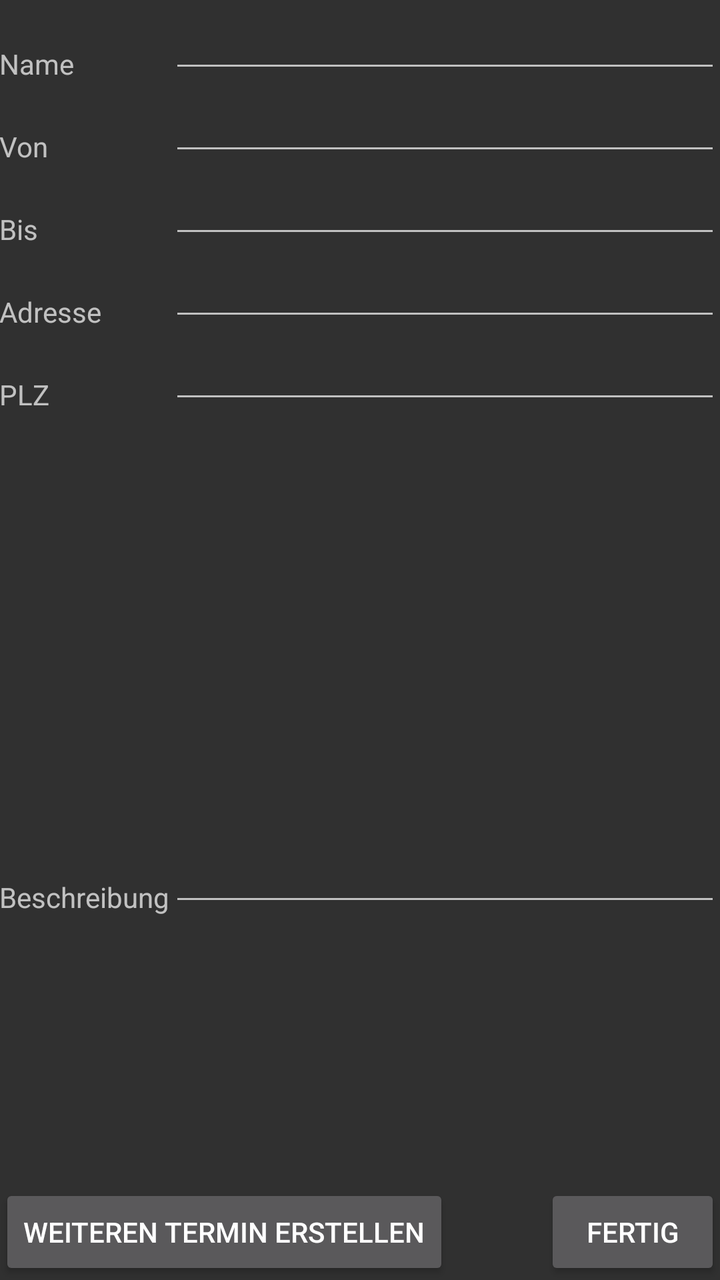
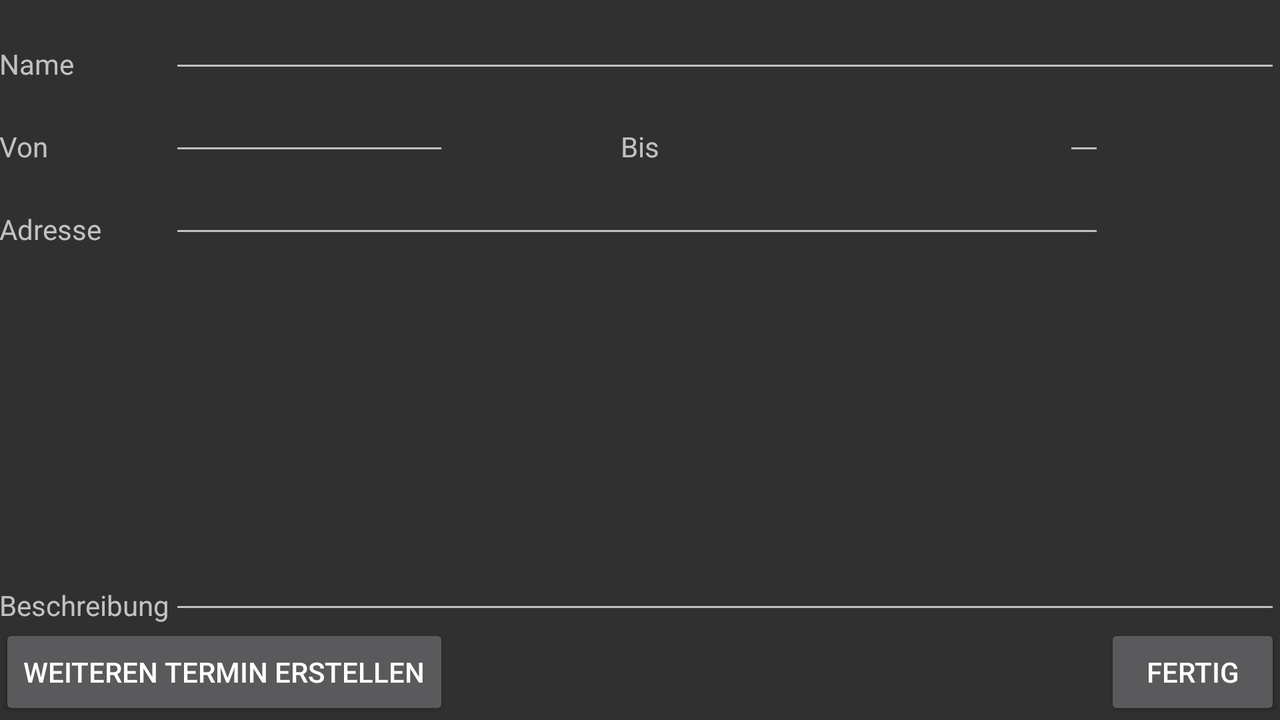

Compare how this app lays out the same screen by default and in its alternative resource folder. The renders come first, then the two layout files and the values they reference.
<!-- AndroidManifest.xml: application theme AppTheme -->
<!-- res/layout/activity_create_session.xml -->
<RelativeLayout xmlns:android="http://schemas.android.com/apk/res/android"
    xmlns:tools="http://schemas.android.com/tools" android:layout_width="match_parent"
    android:layout_height="match_parent" android:paddingLeft="@dimen/activity_horizontal_margin"
    android:paddingRight="@dimen/activity_horizontal_margin"
    android:paddingTop="@dimen/activity_vertical_margin"
    android:paddingBottom="@dimen/activity_vertical_margin"
    tools:context="com.se1.gruppe2.projecto.CreateSession">

    <Button
        android:layout_width="wrap_content"
        android:layout_height="wrap_content"
        android:text="Fertig"
        android:id="@+id/btnSaveEvent"
        android:layout_alignParentBottom="true"
        android:layout_alignParentRight="true"
        android:layout_alignParentEnd="true"
        android:onClick="onClick"/> />

    <EditText
        android:layout_width="wrap_content"
        android:layout_height="wrap_content"
        android:id="@+id/txtName"
        android:layout_alignRight="@+id/btnSaveEvent"
        android:layout_alignEnd="@+id/btnSaveEvent"
        android:inputType="none"
        android:layout_alignParentTop="true"
        android:layout_toRightOf="@+id/textView4"
        android:layout_toEndOf="@+id/textView4" />

    <EditText
        android:layout_width="wrap_content"
        android:layout_height="wrap_content"
        android:id="@+id/txtStartDate"
        android:layout_alignParentRight="true"
        android:layout_alignParentEnd="true"
        android:inputType="time"
        android:layout_below="@+id/txtName"
        android:layout_alignLeft="@+id/txtName"
        android:layout_alignStart="@+id/txtName" />

    <EditText
        android:layout_width="wrap_content"
        android:layout_height="wrap_content"
        android:id="@+id/txtEndDate"
        android:layout_alignParentRight="true"
        android:layout_alignParentEnd="true"
        android:layout_below="@+id/txtStartDate"
        android:layout_alignLeft="@+id/txtStartDate"
        android:layout_alignStart="@+id/txtStartDate"
        android:inputType="time" />

    <EditText
        android:layout_width="wrap_content"
        android:layout_height="wrap_content"
        android:id="@+id/txtDescription"
        android:inputType="textMultiLine|none"
        android:layout_toRightOf="@+id/textView4"
        android:layout_alignBottom="@+id/textView4"
        android:layout_alignRight="@+id/txtPLZ"
        android:layout_alignEnd="@+id/txtPLZ" />

    <TextView
        android:layout_width="wrap_content"
        android:layout_height="wrap_content"
        android:text="Beschreibung"
        android:id="@+id/textView4"
        android:layout_above="@+id/btnNew"
        android:layout_alignParentLeft="true"
        android:layout_alignParentStart="true"
        android:layout_marginBottom="134dp" />

    <EditText
        android:layout_width="wrap_content"
        android:layout_height="wrap_content"
        android:id="@+id/txtAdress"
        android:layout_alignRight="@+id/txtEndDate"
        android:layout_alignEnd="@+id/txtEndDate"
        android:layout_toLeftOf="@+id/txtStartDate"
        android:layout_below="@+id/txtEndDate"
        android:layout_alignLeft="@+id/txtEndDate"
        android:layout_alignStart="@+id/txtEndDate"
        android:inputType="text" />

    <EditText
        android:layout_width="wrap_content"
        android:layout_height="wrap_content"
        android:id="@+id/txtPLZ"
        android:inputType="number|date"
        android:layout_below="@+id/txtAdress"
        android:layout_alignParentRight="true"
        android:layout_alignParentEnd="true"
        android:layout_alignLeft="@+id/txtAdress"
        android:layout_alignStart="@+id/txtAdress" />

    <Button
        android:layout_width="wrap_content"
        android:layout_height="wrap_content"
        android:text="Weiteren Termin erstellen"
        android:id="@+id/btnNew"
        android:layout_alignParentBottom="true"
        android:layout_alignParentLeft="true"
        android:layout_alignParentStart="true"
        android:onClick="onClick"/>/>

    <TextView
        android:layout_width="wrap_content"
        android:layout_height="wrap_content"
        android:text="PLZ"
        android:id="@+id/textView"
        android:layout_alignBottom="@+id/txtPLZ"
        android:layout_alignParentLeft="true"
        android:layout_alignParentStart="true" />

    <TextView
        android:layout_width="wrap_content"
        android:layout_height="wrap_content"
        android:text="Adresse"
        android:id="@+id/textView3"
        android:layout_alignBottom="@+id/txtAdress"
        android:layout_alignParentLeft="true"
        android:layout_alignParentStart="true" />

    <TextView
        android:layout_width="wrap_content"
        android:layout_height="wrap_content"
        android:text="Bis"
        android:id="@+id/textView5"
        android:layout_alignBottom="@+id/txtEndDate"
        android:layout_alignParentLeft="true"
        android:layout_alignParentStart="true" />

    <TextView
        android:layout_width="wrap_content"
        android:layout_height="wrap_content"
        android:text="Von"
        android:id="@+id/textView6"
        android:layout_above="@+id/txtEndDate"
        android:layout_alignParentLeft="true"
        android:layout_alignParentStart="true" />

    <TextView
        android:layout_width="wrap_content"
        android:layout_height="wrap_content"
        android:text="Name"
        android:id="@+id/textView7"
        android:layout_alignBottom="@+id/txtName"
        android:layout_alignParentLeft="true"
        android:layout_alignParentStart="true" />

</RelativeLayout>
<!-- resources referenced by this layout -->
<resources>
  <style name="AppTheme" parent="Base.Theme.AppCompat">
      </style>
</resources>
<!-- res/layout-land/activity_create_session.xml (the repository's variant of the layout above) -->
<!-- drawn on the phone turned sideways -->
<RelativeLayout xmlns:android="http://schemas.android.com/apk/res/android"
    xmlns:tools="http://schemas.android.com/tools" android:layout_width="match_parent"
    android:layout_height="match_parent" android:paddingLeft="@dimen/activity_horizontal_margin"
    android:paddingRight="@dimen/activity_horizontal_margin"
    android:paddingTop="@dimen/activity_vertical_margin"
    android:paddingBottom="@dimen/activity_vertical_margin"
    tools:context="com.gruppe2.Client.Activity.CreateSession">
    <Button
        android:layout_width="wrap_content"
        android:layout_height="wrap_content"
        android:text="Fertig"
        android:id="@+id/btnSaveEvent"
        android:layout_alignParentBottom="true"
        android:layout_alignParentRight="true"
        android:layout_alignParentEnd="true"
        android:onClick="onClick"/> />

    <EditText
        android:layout_width="wrap_content"
        android:layout_height="wrap_content"
        android:id="@+id/txtName"
        android:layout_alignRight="@+id/btnSaveEvent"
        android:layout_alignEnd="@+id/btnSaveEvent"
        android:inputType="none"
        android:layout_alignParentTop="true"
        android:layout_toRightOf="@+id/textView4"
        android:layout_toEndOf="@+id/textView4" />

    <EditText
        android:layout_width="wrap_content"
        android:layout_height="wrap_content"
        android:id="@+id/txtStartDate"
        android:inputType="time"
        android:layout_below="@+id/txtName"
        android:layout_toRightOf="@+id/textView5"
        android:layout_marginLeft="42dp"
        android:layout_marginStart="42dp"
        android:layout_toLeftOf="@+id/txtPLZ"
        android:layout_toStartOf="@+id/txtPLZ" />

    <EditText
        android:layout_width="wrap_content"
        android:layout_height="wrap_content"
        android:id="@+id/txtEndDate"
        android:inputType="time"
        android:layout_below="@+id/txtName"
        android:layout_alignRight="@+id/btnNew"
        android:layout_alignEnd="@+id/btnNew"
        android:layout_toEndOf="@+id/textView3"
        android:layout_alignLeft="@+id/txtName"
        android:layout_alignStart="@+id/txtName" />

    <EditText
        android:layout_width="wrap_content"
        android:layout_height="wrap_content"
        android:id="@+id/txtDescription"
        android:inputType="textMultiLine|none"
        android:layout_above="@+id/btnSaveEvent"
        android:layout_alignParentRight="true"
        android:layout_alignParentEnd="true"
        android:layout_toEndOf="@+id/btnNew"
        android:layout_below="@+id/txtAdress"
        android:layout_alignLeft="@+id/txtAdress"
        android:layout_alignStart="@+id/txtAdress" />

    <TextView
        android:layout_width="wrap_content"
        android:layout_height="wrap_content"
        android:text="Beschreibung"
        android:id="@+id/textView4"
        android:layout_above="@+id/btnNew"
        android:layout_alignParentLeft="true"
        android:layout_alignParentStart="true" />

    <EditText
        android:layout_width="wrap_content"
        android:layout_height="wrap_content"
        android:id="@+id/txtAdress"
        android:layout_below="@+id/txtEndDate"
        android:layout_alignLeft="@+id/txtEndDate"
        android:layout_alignStart="@+id/txtEndDate"
        android:inputType="text"
        android:layout_toStartOf="@+id/btnSaveEvent" />

    <EditText
        android:layout_width="wrap_content"
        android:layout_height="wrap_content"
        android:id="@+id/txtPLZ"
        android:inputType="number|date"
        android:layout_below="@+id/txtEndDate"
        android:layout_toRightOf="@+id/txtAdress"
        android:layout_alignRight="@+id/txtEndDate"
        android:layout_alignEnd="@+id/txtEndDate" />

    <Button
        android:layout_width="wrap_content"
        android:layout_height="wrap_content"
        android:text="Weiteren Termin erstellen"
        android:id="@+id/btnNew"
        android:layout_alignParentBottom="true"
        android:layout_alignParentLeft="true"
        android:layout_alignParentStart="true"
        android:onClick="onClick"/><![CDATA[/>

    ]]>

    <TextView
        android:layout_width="wrap_content"
        android:layout_height="wrap_content"
        android:text="Adresse"
        android:id="@+id/textView3"
        android:layout_alignBottom="@+id/txtPLZ"
        android:layout_alignParentLeft="true"
        android:layout_alignParentStart="true" />

    <TextView
        android:layout_width="wrap_content"
        android:layout_height="wrap_content"
        android:text="Bis"
        android:id="@+id/textView5"
        android:layout_above="@+id/txtAdress"
        android:layout_centerHorizontal="true" />

    <TextView
        android:layout_width="wrap_content"
        android:layout_height="wrap_content"
        android:text="Von"
        android:id="@+id/textView6"
        android:layout_above="@+id/txtAdress"
        android:layout_alignParentLeft="true"
        android:layout_alignParentStart="true" />

    <TextView
        android:layout_width="wrap_content"
        android:layout_height="wrap_content"
        android:text="Name"
        android:id="@+id/textView7"
        android:layout_alignBottom="@+id/txtName"
        android:layout_alignParentLeft="true"
        android:layout_alignParentStart="true" />

</RelativeLayout>
